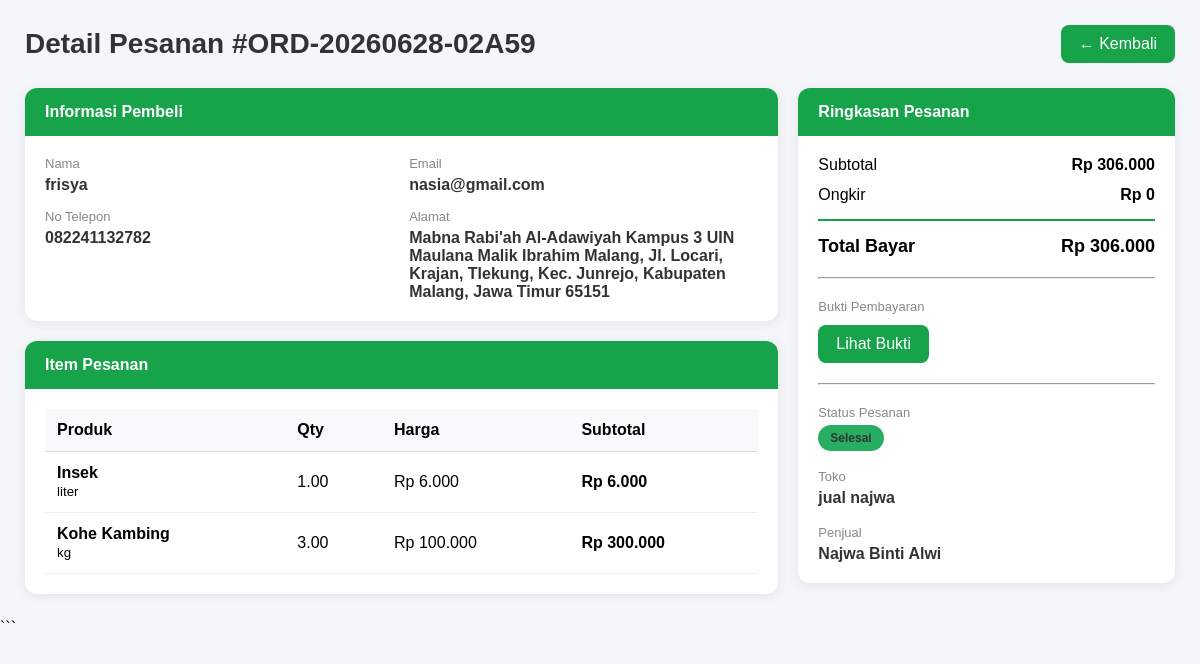
/admin/kelola_pesanan_detail.php?id=5 (signed in), run on the app's committed database.
### tables this page shows
CREATE TABLE `pesanan` (
  `id` int(10) UNSIGNED NOT NULL,
  `kode_pesanan` varchar(30) NOT NULL COMMENT 'Format: ORD-YYYYMMDD-XXXXX',
  `pembeli_id` int(10) UNSIGNED NOT NULL,
  `toko_id` int(10) UNSIGNED NOT NULL,
  `total_harga` decimal(15,2) NOT NULL DEFAULT 0.00,
  `ongkir` decimal(15,2) NOT NULL DEFAULT 0.00,
  `grand_total` decimal(15,2) NOT NULL DEFAULT 0.00,
  `alamat_kirim` text NOT NULL,
  `catatan` text DEFAULT NULL,
  `status` enum('menunggu_konfirmasi','dikonfirmasi','diproses','dikirim','selesai','dibatalkan') NOT NULL DEFAULT 'menunggu_konfirmasi',
  `metode_bayar` enum('transfer','cod','ewallet') NOT NULL DEFAULT 'transfer',
  `bukti_bayar` varchar(255) DEFAULT NULL,
  `created_at` datetime NOT NULL DEFAULT current_timestamp(),
  `updated_at` datetime NOT NULL DEFAULT current_timestamp() ON UPDATE current_timestamp(),
  `bukti_pembayaran` varchar(255) DEFAULT NULL COMMENT 'File bukti pembayaran untuk admin review',
  `bukti_pengiriman` varchar(255) DEFAULT NULL COMMENT 'File bukti pengiriman dari penjual',
  `admin_approval_status` enum('pending','approved','rejected') NOT NULL DEFAULT 'pending' COMMENT 'Status persetujuan admin'
);

CREATE TABLE `users` (
  `id` int(10) UNSIGNED NOT NULL,
  `nama` varchar(150) NOT NULL,
  `angkatan` varchar(30) NOT NULL COMMENT 'Contoh: 2020, 2021, Alumni',
  `jenis_keanggotaan` enum('penjual','bukan_penjual') NOT NULL,
  `alamat` text NOT NULL,
  `no_telp` varchar(30) DEFAULT NULL COMMENT 'Nomor telepon pengguna',
  `email` varchar(150) NOT NULL,
  `password` varchar(255) NOT NULL COMMENT 'Bcrypt hash',
  `role` enum('admin','penjual','pembeli') NOT NULL DEFAULT 'pembeli',
  `is_active` tinyint(1) NOT NULL DEFAULT 1,
  `created_at` datetime NOT NULL DEFAULT current_timestamp(),
  `updated_at` datetime NOT NULL DEFAULT current_timestamp() ON UPDATE current_timestamp()
);

CREATE TABLE `detail_pesanan` (
  `id` int(10) UNSIGNED NOT NULL,
  `pesanan_id` int(10) UNSIGNED NOT NULL,
  `produk_id` int(10) UNSIGNED NOT NULL,
  `nama_produk` varchar(150) NOT NULL COMMENT 'Snapshot nama saat transaksi',
  `satuan` enum('liter','kg') NOT NULL,
  `jumlah` decimal(10,2) NOT NULL,
  `harga_satuan` decimal(15,2) NOT NULL COMMENT 'Snapshot harga saat transaksi',
  `subtotal` decimal(15,2) NOT NULL
);

CREATE TABLE `jenis_produk` (
  `id` smallint(5) UNSIGNED NOT NULL,
  `kategori_id` tinyint(3) UNSIGNED NOT NULL,
  `nama_jenis` varchar(100) NOT NULL,
  `satuan` enum('liter','kg') NOT NULL
);

CREATE TABLE `toko` (
  `id` int(10) UNSIGNED NOT NULL,
  `user_id` int(10) UNSIGNED NOT NULL,
  `nama_toko` varchar(150) NOT NULL,
  `deskripsi` text DEFAULT NULL,
  `foto_toko` varchar(255) DEFAULT NULL,
  `bank_nama` varchar(100) DEFAULT NULL,
  `no_rekening` varchar(50) DEFAULT NULL,
  `nama_rekening` varchar(150) DEFAULT NULL,
  `total_terjual` int(10) UNSIGNED NOT NULL DEFAULT 0,
  `is_active` tinyint(1) NOT NULL DEFAULT 1,
  `created_at` datetime NOT NULL DEFAULT current_timestamp(),
  `updated_at` datetime NOT NULL DEFAULT current_timestamp() ON UPDATE current_timestamp()
);

### Koneksi.php (called while the page is built, shortened)
<?php
function format_rupiah($nominal) {
    return "Rp " . number_format($nominal, 0, ',', '.');
}
?>

### admin/kelola_pesanan_detail.php (the view, shortened to what this page needs)
<?php
include '../Koneksi.php';
$pesanan_id = isset($_GET['id']) ? (int)$_GET['id'] : 0;
$pesanan = mysqli_fetch_assoc(mysqli_query($koneksi, "
    SELECT p.*,
           u.nama AS pembeli,
           u.email AS email_pembeli,
           u.no_telp,
           u.alamat,
           t.nama_toko,
           s.nama AS penjual
    FROM pesanan p
    JOIN users u ON p.pembeli_id = u.id
    JOIN toko t ON p.toko_id = t.id
    JOIN users s ON t.user_id = s.id
    WHERE p.id = {$pesanan_id}
"));
$bukti_bayar = $pesanan['bukti_pembayaran'] ?? ($pesanan['bukti_bayar'] ?? '');
$detail = mysqli_query($koneksi, "
    SELECT
        dp.*,
        j.nama_jenis,
        j.satuan
    FROM detail_pesanan dp
    JOIN produk pr ON dp.produk_id = pr.id
    JOIN jenis_produk j ON pr.jenis_produk_id = j.id
    WHERE dp.pesanan_id = {$pesanan_id}
");
function badgeColor($status)
{
    switch (strtolower($status)) {
        case 'selesai':
            return '#27ae60';
    }
}
?>
<!DOCTYPE html>
<html lang="id">
<head>
</head>
<body>
<div class="wrapper">
    <div class="page-header">
        <h1 class="page-title">
            Detail Pesanan
            #<?php echo htmlspecialchars($pesanan['kode_pesanan']); ?>
        </h1>
        <a href="pesanan.php" class="btn-back">
            ← Kembali
        </a>
    </div>
    <div class="grid">
        <div>
            <div class="card">
                <div class="card-header">
                    Informasi Pembeli
                </div>
                <div class="card-body">
                    <div class="info-grid">
                        <div class="info-item">
                            <label>Nama</label>
                            <span><?php echo htmlspecialchars($pesanan['pembeli']); ?></span>
                        </div>
                        <div class="info-item">
                            <label>Email</label>
                            <span><?php echo htmlspecialchars($pesanan['email_pembeli']); ?></span>
                        </div>
                        <div class="info-item">
                            <label>No Telepon</label>
                            <span><?php echo htmlspecialchars($pesanan['no_telp']); ?></span>
                        </div>
                        <div class="info-item">
                            <label>Alamat</label>
                            <span><?php echo htmlspecialchars($pesanan['alamat']); ?></span>
                        </div>
                    </div>
                </div>
            </div>
            <div class="card mt-20">
                <div class="card-header">
                    Item Pesanan
                </div>
                <div class="card-body">
                    <table class="table">
                        <thead>
                            <tr>
                                <th>Produk</th>
                                <th>Qty</th>
                                <th>Harga</th>
                                <th>Subtotal</th>
                            </tr>
                        </thead>
                        <tbody>
                        <?php
                        if(mysqli_num_rows($detail) > 0){
                            while($d = mysqli_fetch_assoc($detail)){
                        ?>
                            <tr>
                                <td>
                                    <strong>
                                        <?php echo htmlspecialchars($d['nama_jenis']); ?>
                                    </strong>
                                    <br>
                                    <small>
                                        <?php echo htmlspecialchars($d['satuan']); ?>
                                    </small>
                                </td>
                                <td>
                                    <?php echo $d['jumlah']; ?>
                                </td>
                                <td>
                                    <?php echo format_rupiah($d['harga_satuan']); ?>
                                </td>
                                <td>
                                    <strong>
                                        <?php echo format_rupiah($d['subtotal']); ?>
                                    </strong>
                                </td>
                            </tr>
                        <?php
                            }
                        } ?>
                        </tbody>
                    </table>
                </div>
            </div>
        </div>
        <div>
            <div class="card">
                <div class="card-header">
                    Ringkasan Pesanan
                </div>
                <div class="card-body">
                    <div class="summary-row">
                        <span>Subtotal</span>
                        <strong>
                            <?php echo format_rupiah($pesanan['total_harga']); ?>
                        </strong>
                    </div>
                    <div class="summary-row">
                        <span>Ongkir</span>
                        <strong>
                            <?php echo format_rupiah($pesanan['ongkir']); ?>
                        </strong>
                    </div>
                    <div class="summary-total">
                        <span>Total Bayar</span>
                        <span>
                            <?php echo format_rupiah($pesanan['grand_total']); ?>
                        </span>
                    </div>
                    <hr style="margin:20px 0;">
                    <div class="info-item">
                        <label>Bukti Pembayaran</label>
                        <?php if (!empty($bukti_bayar)) { ?>
                            <a href="../uploads/<?php echo htmlspecialchars($bukti_bayar); ?>" target="_blank" class="btn-back" style="display:inline-block; margin-top:6px;">Lihat Bukti</a>
                        <?php } else { ?>
                            <span>Belum ada bukti pembayaran</span>
                        <?php } ?>
                    </div>
                    <hr style="margin:20px 0;">
                    <div class="info-item">
                        <label>Status Pesanan</label>
                        <span class="badge"
                              style="background:<?php echo badgeColor($pesanan['status']); ?>">
                            <?php echo ucfirst($pesanan['status']); ?>
                        </span>
                    </div>
                    <br>
                    <div class="info-item">
                        <label>Toko</label>
                        <span>
                            <?php echo htmlspecialchars($pesanan['nama_toko']); ?>
                        </span>
                    </div>
                    <br>
                    <div class="info-item">
                        <label>Penjual</label>
                        <span>
                            <?php echo htmlspecialchars($pesanan['penjual']); ?>
                        </span>
                    </div>
                </div>
            </div>
        </div>
    </div>
</div>
</body>
</html>

### admin/kelola_pesanan_detail.php (style rules this page uses)
* { margin:0; padding:0; box-sizing:border-box; font-family:Arial, sans-serif; }
body { background:#f4f6f9; }
.wrapper { padding:25px; }
.page-header { display:flex; justify-content:space-between; align-items:center; margin-bottom:25px; }
.page-title { font-size:28px; font-weight:bold; color:#333; }
.btn-back { background:#16a34a; color:white; text-decoration:none; padding:10px 18px; border-radius:8px; }
.grid { display:grid; grid-template-columns:2fr 1fr; gap:20px; }
.card { background:white; border-radius:12px; box-shadow:0 2px 12px rgba(0,0,0,.08); overflow:hidden; }
.card-header { background:#16a34a; color:white; padding:15px 20px; font-weight:600; }
.card-body { padding:20px; }
.info-grid { display:grid; grid-template-columns:1fr 1fr; gap:15px; }
.info-item label { display:block; color:#888; font-size:13px; margin-bottom:5px; }
.info-item span { font-weight:600; color:#333; }
.table { width:100%; border-collapse:collapse; }
.table th { background:#f8f9fa; text-align:left; padding:12px; border-bottom:1px solid #ddd; }
.table td { padding:12px; border-bottom:1px solid #eee; }
.summary-row { display:flex; justify-content:space-between; margin-bottom:12px; }
.summary-total { display:flex; justify-content:space-between; margin-top:15px; padding-top:15px; border-top:2px solid #16a34a; font-size:18px; font-weight:bold; }
.badge { display:inline-block; color:white; padding:6px 12px; border-radius:20px; font-size:12px; font-weight:bold; }
.mt-20 { margin-top:20px; }

### data on the page
pesanan: kode_pesanan "ORD-20260628-02A59", pembeli.nama "frisya", pembeli.email "nasia@gmail.com", pembeli.no_telp "082241132782", pembeli.alamat "Mabna Rabi'ah Al-Adawiyah Kampus 3 UIN Maulana Malik Ibrahim Malang, Jl. Locari, Krajan, Tlekung, Kec. Junrejo, Kabupaten Malang, Jawa Timur 65151", total_harga "Rp 306.000", ongkir "Rp 0", grand_total "Rp 306.000", status "Selesai", toko.nama_toko "jual najwa", users.nama "Najwa Binti Alwi"
detail_pesanan: jenis_produk.nama_jenis "Insek", jenis_produk.satuan "liter", jumlah "1.00", harga_satuan "Rp 6.000", subtotal "Rp 6.000"
detail_pesanan: jenis_produk.nama_jenis "Kohe Kambing", jenis_produk.satuan "kg", jumlah "3.00", harga_satuan "Rp 100.000", subtotal "Rp 300.000"
